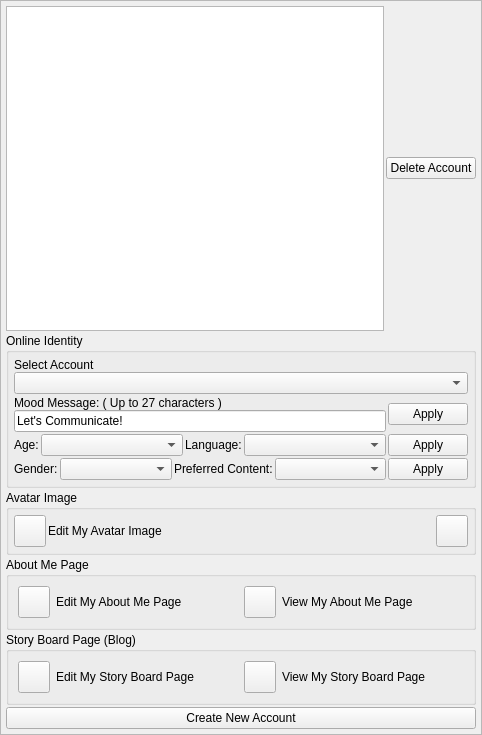
<?xml version="1.0" encoding="UTF-8"?>
<ui version="4.0">
 <class>AppletUserIdentityUi</class>
 <widget class="QWidget" name="AppletUserIdentityUi">
  <property name="geometry">
   <rect>
    <x>0</x>
    <y>0</y>
    <width>482</width>
    <height>735</height>
   </rect>
  </property>
  <property name="sizePolicy">
   <sizepolicy hsizetype="Expanding" vsizetype="Expanding">
    <horstretch>0</horstretch>
    <verstretch>0</verstretch>
   </sizepolicy>
  </property>
  <property name="windowTitle">
   <string>User Identity</string>
  </property>
  <layout class="QGridLayout" name="gridLayout">
   <property name="leftMargin">
    <number>0</number>
   </property>
   <property name="topMargin">
    <number>0</number>
   </property>
   <property name="rightMargin">
    <number>0</number>
   </property>
   <property name="bottomMargin">
    <number>0</number>
   </property>
   <property name="horizontalSpacing">
    <number>0</number>
   </property>
   <item row="0" column="0">
    <widget class="QScrollArea" name="scrollArea">
     <property name="widgetResizable">
      <bool>true</bool>
     </property>
     <widget class="QWidget" name="scrollAreaWidgetContents">
      <property name="geometry">
       <rect>
        <x>0</x>
        <y>0</y>
        <width>480</width>
        <height>733</height>
       </rect>
      </property>
      <layout class="QVBoxLayout" name="verticalLayout_4">
       <property name="spacing">
        <number>2</number>
       </property>
       <property name="leftMargin">
        <number>5</number>
       </property>
       <property name="topMargin">
        <number>5</number>
       </property>
       <property name="rightMargin">
        <number>5</number>
       </property>
       <property name="bottomMargin">
        <number>5</number>
       </property>
       <item>
        <layout class="QHBoxLayout" name="horizontalLayout_8">
         <item>
          <widget class="QListWidget" name="m_AccountListWidget"/>
         </item>
         <item>
          <widget class="QPushButton" name="m_DeleteAccountButton">
           <property name="text">
            <string>Delete Account</string>
           </property>
          </widget>
         </item>
        </layout>
       </item>
       <item>
        <widget class="QGroupBox" name="m_OnlineIdentityGroupBox">
         <property name="title">
          <string>Online Identity</string>
         </property>
         <layout class="QVBoxLayout" name="verticalLayout_3">
          <property name="spacing">
           <number>2</number>
          </property>
          <property name="leftMargin">
           <number>5</number>
          </property>
          <property name="topMargin">
           <number>5</number>
          </property>
          <property name="rightMargin">
           <number>5</number>
          </property>
          <property name="bottomMargin">
           <number>5</number>
          </property>
          <item>
           <layout class="QHBoxLayout" name="horizontalLayout_2">
            <item>
             <layout class="QVBoxLayout" name="verticalLayout_2">
              <property name="spacing">
               <number>0</number>
              </property>
              <item>
               <widget class="QLabel" name="m_UserNameLabel">
                <property name="text">
                 <string>Select Account</string>
                </property>
               </widget>
              </item>
              <item>
               <widget class="QComboBox" name="m_AccountComboBox"/>
              </item>
             </layout>
            </item>
           </layout>
          </item>
          <item>
           <layout class="QHBoxLayout" name="horizontalLayout">
            <item>
             <layout class="QVBoxLayout" name="verticalLayout">
              <property name="spacing">
               <number>0</number>
              </property>
              <item>
               <widget class="QLabel" name="m_MoodMessageLabel">
                <property name="text">
                 <string>Mood Message: ( Up to 27 characters )</string>
                </property>
               </widget>
              </item>
              <item>
               <widget class="QLineEdit" name="m_MoodMessageEdit">
                <property name="sizePolicy">
                 <sizepolicy hsizetype="Expanding" vsizetype="Preferred">
                  <horstretch>0</horstretch>
                  <verstretch>0</verstretch>
                 </sizepolicy>
                </property>
                <property name="text">
                 <string>Let's Communicate!</string>
                </property>
               </widget>
              </item>
             </layout>
            </item>
            <item>
             <widget class="QPushButton" name="m_ApplyMoodButton">
              <property name="text">
               <string>Apply</string>
              </property>
             </widget>
            </item>
           </layout>
          </item>
          <item>
           <layout class="QHBoxLayout" name="horizontalLayout_5">
            <item>
             <widget class="QLabel" name="label_6">
              <property name="text">
               <string>Age:</string>
              </property>
             </widget>
            </item>
            <item>
             <widget class="QComboBox" name="m_AgeComboBox">
              <property name="sizePolicy">
               <sizepolicy hsizetype="Expanding" vsizetype="Fixed">
                <horstretch>0</horstretch>
                <verstretch>0</verstretch>
               </sizepolicy>
              </property>
             </widget>
            </item>
            <item>
             <widget class="QLabel" name="m_LanguageLabel">
              <property name="text">
               <string>Language:</string>
              </property>
             </widget>
            </item>
            <item>
             <widget class="QComboBox" name="m_LanguageComboBox">
              <property name="sizePolicy">
               <sizepolicy hsizetype="Expanding" vsizetype="Preferred">
                <horstretch>0</horstretch>
                <verstretch>0</verstretch>
               </sizepolicy>
              </property>
             </widget>
            </item>
            <item>
             <widget class="QPushButton" name="m_ApplyAgeButton">
              <property name="text">
               <string>Apply</string>
              </property>
             </widget>
            </item>
           </layout>
          </item>
          <item>
           <layout class="QHBoxLayout" name="horizontalLayout_4">
            <item>
             <widget class="QLabel" name="label_3">
              <property name="text">
               <string>Gender:</string>
              </property>
             </widget>
            </item>
            <item>
             <widget class="QComboBox" name="m_GenderComboBox">
              <property name="sizePolicy">
               <sizepolicy hsizetype="Expanding" vsizetype="Preferred">
                <horstretch>0</horstretch>
                <verstretch>0</verstretch>
               </sizepolicy>
              </property>
             </widget>
            </item>
            <item>
             <widget class="QLabel" name="label">
              <property name="text">
               <string>Preferred Content:</string>
              </property>
             </widget>
            </item>
            <item>
             <widget class="QComboBox" name="m_ContentComboBox">
              <property name="sizePolicy">
               <sizepolicy hsizetype="Expanding" vsizetype="Preferred">
                <horstretch>0</horstretch>
                <verstretch>0</verstretch>
               </sizepolicy>
              </property>
             </widget>
            </item>
            <item>
             <widget class="QPushButton" name="m_ApplyGenderButton">
              <property name="text">
               <string>Apply</string>
              </property>
             </widget>
            </item>
           </layout>
          </item>
         </layout>
        </widget>
       </item>
       <item>
        <widget class="QGroupBox" name="m_AvatarImageGroupBox">
         <property name="sizePolicy">
          <sizepolicy hsizetype="Expanding" vsizetype="Preferred">
           <horstretch>0</horstretch>
           <verstretch>0</verstretch>
          </sizepolicy>
         </property>
         <property name="title">
          <string>Avatar Image</string>
         </property>
         <layout class="QHBoxLayout" name="horizontalLayout_6">
          <property name="spacing">
           <number>2</number>
          </property>
          <property name="leftMargin">
           <number>5</number>
          </property>
          <property name="topMargin">
           <number>5</number>
          </property>
          <property name="rightMargin">
           <number>5</number>
          </property>
          <property name="bottomMargin">
           <number>5</number>
          </property>
          <item>
           <widget class="VxPushButton" name="m_EditAvatarImageButton">
            <property name="minimumSize">
             <size>
              <width>32</width>
              <height>32</height>
             </size>
            </property>
            <property name="maximumSize">
             <size>
              <width>32</width>
              <height>32</height>
             </size>
            </property>
            <property name="text">
             <string notr="true"/>
            </property>
            <property name="iconSize">
             <size>
              <width>48</width>
              <height>48</height>
             </size>
            </property>
           </widget>
          </item>
          <item>
           <widget class="QLabel" name="m_EditAvatarImageLabel">
            <property name="text">
             <string>Edit My Avatar Image</string>
            </property>
           </widget>
          </item>
          <item>
           <widget class="VxPushButton" name="m_AvatarImageButton">
            <property name="sizePolicy">
             <sizepolicy hsizetype="Fixed" vsizetype="Fixed">
              <horstretch>0</horstretch>
              <verstretch>0</verstretch>
             </sizepolicy>
            </property>
            <property name="minimumSize">
             <size>
              <width>32</width>
              <height>32</height>
             </size>
            </property>
            <property name="maximumSize">
             <size>
              <width>32</width>
              <height>32</height>
             </size>
            </property>
            <property name="text">
             <string notr="true"/>
            </property>
           </widget>
          </item>
         </layout>
        </widget>
       </item>
       <item>
        <widget class="QGroupBox" name="m_AboutMeGroupBox">
         <property name="sizePolicy">
          <sizepolicy hsizetype="Expanding" vsizetype="Preferred">
           <horstretch>0</horstretch>
           <verstretch>0</verstretch>
          </sizepolicy>
         </property>
         <property name="title">
          <string>About Me Page</string>
         </property>
         <layout class="QHBoxLayout" name="horizontalLayout_7">
          <item>
           <widget class="VxPushButton" name="m_EditAboutMeButton">
            <property name="minimumSize">
             <size>
              <width>32</width>
              <height>32</height>
             </size>
            </property>
            <property name="maximumSize">
             <size>
              <width>32</width>
              <height>32</height>
             </size>
            </property>
            <property name="text">
             <string notr="true"/>
            </property>
            <property name="iconSize">
             <size>
              <width>48</width>
              <height>48</height>
             </size>
            </property>
           </widget>
          </item>
          <item>
           <widget class="QLabel" name="m_EditAboutMeLabel">
            <property name="text">
             <string>Edit My About Me Page</string>
            </property>
           </widget>
          </item>
          <item>
           <widget class="VxPushButton" name="m_ViewAboutMeButton">
            <property name="minimumSize">
             <size>
              <width>32</width>
              <height>32</height>
             </size>
            </property>
            <property name="maximumSize">
             <size>
              <width>32</width>
              <height>32</height>
             </size>
            </property>
            <property name="text">
             <string notr="true"/>
            </property>
            <property name="iconSize">
             <size>
              <width>48</width>
              <height>48</height>
             </size>
            </property>
           </widget>
          </item>
          <item>
           <widget class="QLabel" name="m_ViewAboutMeLabel">
            <property name="text">
             <string>View My About Me Page</string>
            </property>
           </widget>
          </item>
         </layout>
        </widget>
       </item>
       <item>
        <widget class="QGroupBox" name="m_StoryBoardGroupBox">
         <property name="sizePolicy">
          <sizepolicy hsizetype="Expanding" vsizetype="Preferred">
           <horstretch>0</horstretch>
           <verstretch>0</verstretch>
          </sizepolicy>
         </property>
         <property name="title">
          <string>Story Board Page (Blog)</string>
         </property>
         <layout class="QHBoxLayout" name="horizontalLayout_3">
          <item>
           <widget class="VxPushButton" name="m_EditStoryboardButton">
            <property name="minimumSize">
             <size>
              <width>32</width>
              <height>32</height>
             </size>
            </property>
            <property name="maximumSize">
             <size>
              <width>32</width>
              <height>32</height>
             </size>
            </property>
            <property name="text">
             <string notr="true"/>
            </property>
            <property name="iconSize">
             <size>
              <width>48</width>
              <height>48</height>
             </size>
            </property>
           </widget>
          </item>
          <item>
           <widget class="QLabel" name="m_EditStoryboardLabel">
            <property name="text">
             <string>Edit My Story Board Page</string>
            </property>
           </widget>
          </item>
          <item>
           <widget class="VxPushButton" name="m_ViewStoryboardButton">
            <property name="minimumSize">
             <size>
              <width>32</width>
              <height>32</height>
             </size>
            </property>
            <property name="maximumSize">
             <size>
              <width>32</width>
              <height>32</height>
             </size>
            </property>
            <property name="text">
             <string notr="true"/>
            </property>
            <property name="iconSize">
             <size>
              <width>48</width>
              <height>48</height>
             </size>
            </property>
           </widget>
          </item>
          <item>
           <widget class="QLabel" name="m_ViewStoryboardLabel">
            <property name="text">
             <string>View My Story Board Page</string>
            </property>
           </widget>
          </item>
         </layout>
        </widget>
       </item>
       <item>
        <widget class="QPushButton" name="m_CreateNewAccountButton">
         <property name="text">
          <string>Create New Account</string>
         </property>
        </widget>
       </item>
      </layout>
     </widget>
    </widget>
   </item>
  </layout>
 </widget>
 <customwidgets>
  <customwidget>
   <class>VxPushButton</class>
   <extends>QPushButton</extends>
   <header location="global">VxPushButton.h</header>
  </customwidget>
 </customwidgets>
 <resources/>
 <connections/>
</ui>
